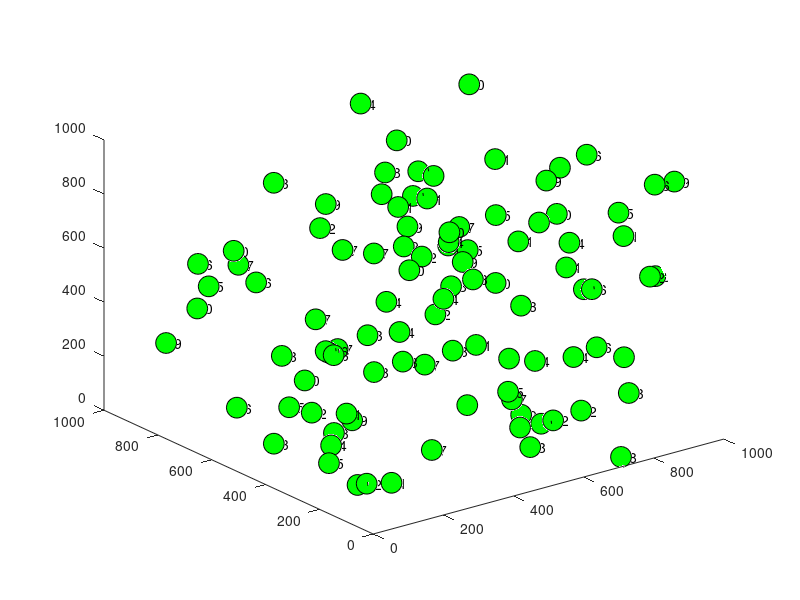
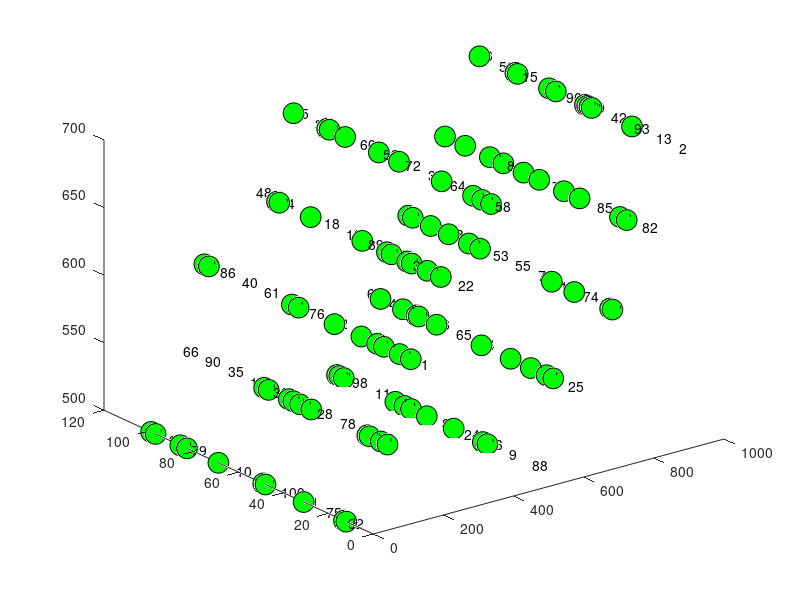

Write MATLAB code to recreate these figures, in order. (Note: this script raises an error after producing the figures.)
close all;
clear all;
clc;
Network=[1000 1000 1000];
numberofNodes=100;  % Number of Nodes
NodeX=rand(1,numberofNodes)*Network(1);
NodeY=rand(1,numberofNodes)*Network(2);
NodeZ=rand(1,numberofNodes)*Network(3);
figure,
plot3(NodeX,NodeY,NodeZ,'ko','Markersize',15,'MarkerFaceColor','g');
for ii=1:numberofNodes
    text(NodeX(ii),NodeY(ii),NodeZ(ii),num2str(ii));
end

indexPrediction=linspace(0,Network(1),sqrt(numberofNodes));
for ii=1:length(indexPrediction)
    for jj=1:length(indexPrediction)
        GroupIndex{ii,jj}=[indexPrediction(ii) indexPrediction(jj)];
    end
end
GroupIndex1=GroupIndex(:);
ii=1;
valIdx=500:50:700;
while length(GroupIndex1)>=ii
    for jj=1:length(valIdx)
        GroupIndex1{ii}(1,3)=valIdx(jj);
        ii=ii+1;
    end
end

minNodeLoc=[];
for jj=1:length(GroupIndex1)
    aa=1;
    for ii=1:length(NodeX)
        dist(ii)=sqrt(((NodeX(ii)-GroupIndex1{jj}(1))^2)+((NodeY(ii)-GroupIndex1{jj}(2))^2)+((NodeZ(ii)-GroupIndex1{jj}(2))^2));
    end
    [min_val min_id]=sort(dist,'ascend');
    temp=find(minNodeLoc==min_id(aa));
    while ~isempty(temp)
        aa=aa+1;
        temp=find(minNodeLoc==min_id(aa));
    end
    minNodeLoc=[minNodeLoc min_id(aa)];
end

figure,
for ii=1:numberofNodes
    plot3(GroupIndex1{minNodeLoc(ii)}(1),ii+10,GroupIndex1{minNodeLoc(ii)}(3),'ko','Markersize',15,'MarkerFaceColor','g');hold on;
end
for ii=1:length(minNodeLoc)
    text(GroupIndex1{(ii)}(1),ii+10,GroupIndex1{(ii)}(3),num2str(minNodeLoc(ii)));hold on;
end

% Node Allignment based on PSO
param.nVar = 2;
param.ub = 50 * ones(1, 2);
param.lb = -50 * ones(1, 2);
param.fobj = @ObjectiveFunction;
param.NetD = Network(1);
param.NoNodes = numberofNodes;
param.NX = NodeX;
param.NY = NodeY;
param.NZ = NodeZ;
noP = 4;
maxIter = 500;
visFlag = 1;
RunNo  = 30;
BestSolutions_PSO = zeros(1 , RunNo);


[ GBEST  , GroupIndex,minNodeLoc ] = PSO( noP , maxIter, param , visFlag ) ;

disp('Best solution found')
GBEST.X
disp('Best objective value')
GBEST.O


figure,
for ii=1:numberofNodes
    plot3(GroupIndex{minNodeLoc(ii)}(1),GroupIndex{minNodeLoc(ii)}(2),GroupIndex{minNodeLoc(ii)}(3),'ko','Markersize',15,'MarkerFaceColor','g');hold on;
end
for ii=1:length(minNodeLoc)
    text(GroupIndex{(ii)}(1),GroupIndex{(ii)}(2),GroupIndex{(ii)}(3),num2str(minNodeLoc(ii)));hold on;
end

